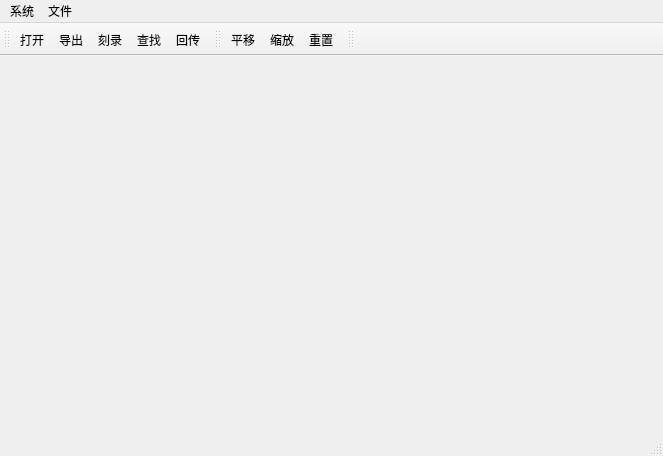
<?xml version="1.0" encoding="UTF-8"?>
<ui version="4.0">
 <class>MainWindowClass</class>
 <widget class="QMainWindow" name="MainWindowClass">
  <property name="geometry">
   <rect>
    <x>0</x>
    <y>0</y>
    <width>663</width>
    <height>456</height>
   </rect>
  </property>
  <property name="windowTitle">
   <string>MainWindow</string>
  </property>
  <widget class="QWidget" name="centralWidget"/>
  <widget class="QMenuBar" name="menuBar">
   <property name="geometry">
    <rect>
     <x>0</x>
     <y>0</y>
     <width>663</width>
     <height>23</height>
    </rect>
   </property>
   <widget class="QMenu" name="menuSystem">
    <property name="title">
     <string>系统</string>
    </property>
    <addaction name="actionBrowse"/>
    <addaction name="actionMPrint"/>
    <addaction name="actionSPrint"/>
   </widget>
   <widget class="QMenu" name="menuFile">
    <property name="title">
     <string>文件</string>
    </property>
    <addaction name="actionOpen"/>
    <addaction name="actionExport"/>
    <addaction name="actionBurn"/>
    <addaction name="actionSearch"/>
    <addaction name="actionUpload"/>
   </widget>
   <addaction name="menuSystem"/>
   <addaction name="menuFile"/>
  </widget>
  <widget class="QToolBar" name="fileToolBar">
   <attribute name="toolBarArea">
    <enum>TopToolBarArea</enum>
   </attribute>
   <attribute name="toolBarBreak">
    <bool>false</bool>
   </attribute>
   <addaction name="actionOpen"/>
   <addaction name="actionExport"/>
   <addaction name="actionBurn"/>
   <addaction name="actionSearch"/>
   <addaction name="actionUpload"/>
  </widget>
  <widget class="QToolBar" name="functionToolBar">
   <attribute name="toolBarArea">
    <enum>TopToolBarArea</enum>
   </attribute>
   <attribute name="toolBarBreak">
    <bool>false</bool>
   </attribute>
   <addaction name="actionTranslate"/>
   <addaction name="actionScale"/>
   <addaction name="actionReset"/>
  </widget>
  <widget class="QToolBar" name="measureToolBar">
   <attribute name="toolBarArea">
    <enum>TopToolBarArea</enum>
   </attribute>
   <attribute name="toolBarBreak">
    <bool>false</bool>
   </attribute>
  </widget>
  <widget class="QStatusBar" name="statusBar"/>
  <action name="actionOpen">
   <property name="text">
    <string>打开</string>
   </property>
   <property name="toolTip">
    <string>打开文件</string>
   </property>
  </action>
  <action name="actionExport">
   <property name="text">
    <string>导出</string>
   </property>
   <property name="toolTip">
    <string>导出文件</string>
   </property>
  </action>
  <action name="actionBurn">
   <property name="text">
    <string>刻录</string>
   </property>
   <property name="toolTip">
    <string>刻录文件</string>
   </property>
  </action>
  <action name="actionSearch">
   <property name="text">
    <string>查找</string>
   </property>
   <property name="toolTip">
    <string>查找检查</string>
   </property>
  </action>
  <action name="actionUpload">
   <property name="text">
    <string>回传</string>
   </property>
   <property name="toolTip">
    <string>回传文件</string>
   </property>
  </action>
  <action name="actionWindowLevel">
   <property name="checkable">
    <bool>true</bool>
   </property>
   <property name="text">
    <string>窗值</string>
   </property>
   <property name="toolTip">
    <string>调窗</string>
   </property>
  </action>
  <action name="actionNegative">
   <property name="text">
    <string>负片</string>
   </property>
   <property name="toolTip">
    <string>负片</string>
   </property>
  </action>
  <action name="actionDefaultWindow">
   <property name="text">
    <string>默认窗值</string>
   </property>
   <property name="toolTip">
    <string>默认窗值</string>
   </property>
  </action>
  <action name="actionTranslate">
   <property name="checkable">
    <bool>true</bool>
   </property>
   <property name="text">
    <string>平移</string>
   </property>
   <property name="toolTip">
    <string>平移</string>
   </property>
  </action>
  <action name="actionScale">
   <property name="checkable">
    <bool>true</bool>
   </property>
   <property name="text">
    <string>缩放</string>
   </property>
  </action>
  <action name="actionReset">
   <property name="text">
    <string>重置</string>
   </property>
  </action>
  <action name="actionMPR">
   <property name="text">
    <string>MPR</string>
   </property>
   <property name="toolTip">
    <string>MPR</string>
   </property>
  </action>
  <action name="actionSlide">
   <property name="text">
    <string>滑动翻页</string>
   </property>
  </action>
  <action name="actionMagnifier">
   <property name="text">
    <string>放大镜</string>
   </property>
  </action>
  <action name="actionScoutPoint">
   <property name="text">
    <string>定位点</string>
   </property>
  </action>
  <action name="actionReset_6">
   <property name="text">
    <string>重置</string>
   </property>
  </action>
  <action name="actionReset_7">
   <property name="text">
    <string>重置</string>
   </property>
  </action>
  <action name="actionReset_8">
   <property name="text">
    <string>重置</string>
   </property>
  </action>
  <action name="actionReset_9">
   <property name="text">
    <string>重置</string>
   </property>
  </action>
  <actiongroup name="systemActGroup">
   <action name="actionBrowse">
    <property name="checkable">
     <bool>true</bool>
    </property>
    <property name="text">
     <string>浏览</string>
    </property>
   </action>
   <action name="actionMPrint">
    <property name="checkable">
     <bool>true</bool>
    </property>
    <property name="text">
     <string>CT/MR 打印</string>
    </property>
    <property name="toolTip">
     <string>CT/MR 等多片打印</string>
    </property>
   </action>
   <action name="actionSPrint">
    <property name="checkable">
     <bool>true</bool>
    </property>
    <property name="text">
     <string>CR/DR/DX 打印</string>
    </property>
    <property name="toolTip">
     <string>CR/DR/DX 等少片打印</string>
    </property>
   </action>
  </actiongroup>
 </widget>
 <layoutdefault spacing="6" margin="11"/>
 <resources>
  <include location="MedicalImagingViewer.qrc"/>
 </resources>
 <connections/>
</ui>
